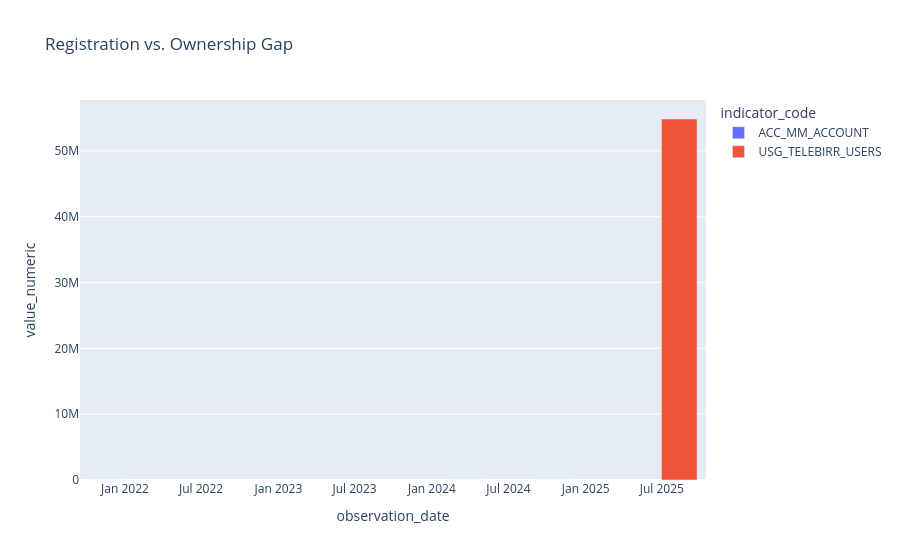

The code cell stored with this chart in its notebook:
### Markdown cell above
2. Usage Gap Analysis: Registered vs. Active
This section examines the discrepancy between administrative registration counts (Telebirr/M-Pesa) and survey-reported active usage.

### Code cell
# Comparing Registered Users (Admin Data) vs. Active/Ownership (Findex)
usage_codes = ['USG_TELEBIRR_USERS', 'ACC_MM_ACCOUNT']
usage_comparison = df[df['indicator_code'].isin(usage_codes)].sort_values('observation_date')

# We convert Telebirr Millions to Percent of Adult Pop (~70M adults) for comparison
pop_adult = 70.0 
usage_comparison.loc[usage_comparison['indicator_code'] == 'USG_TELEBIRR_USERS', 'comparable_pct'] = \
    (usage_comparison['value_numeric'] / pop_adult) * 100

fig = px.bar(usage_comparison, x='observation_date', y='value_numeric', color='indicator_code',
             title="Registration vs. Ownership Gap", barmode='group')
fig.show()

### Figure 1 — Plotly figure (JSON) as saved in the notebook; plotly's stock layout.template omitted (floating-point values rounded to 4 significant figures)
{"data": [{"alignmentgroup": "True", "hovertemplate": "indicator_code=ACC_MM_ACCOUNT<br>observation_date=%{x}<br>value_numeric=%{y}<extra></extra>", "legendgroup": "ACC_MM_ACCOUNT", "marker": {"color": "#636efa", "pattern": {"shape": ""}}, "name": "ACC_MM_ACCOUNT", "offsetgroup": "ACC_MM_ACCOUNT", "orientation": "v", "showlegend": true, "textposition": "auto", "type": "bar", "x": ["2021-12-31T00:00:00.000000000", "2024-05-01T00:00:00.000000000", "2024-11-29T00:00:00.000000000"], "xaxis": "x", "y": [4.7, 54.0, 9.45], "yaxis": "y"}, {"alignmentgroup": "True", "hovertemplate": "indicator_code=USG_TELEBIRR_USERS<br>observation_date=%{x}<br>value_numeric=%{y}<extra></extra>", "legendgroup": "USG_TELEBIRR_USERS", "marker": {"color": "#EF553B", "pattern": {"shape": ""}}, "name": "USG_TELEBIRR_USERS", "offsetgroup": "USG_TELEBIRR_USERS", "orientation": "v", "showlegend": true, "textposition": "auto", "type": "bar", "x": ["2025-06-30T00:00:00.000000000"], "xaxis": "x", "y": [54840000.0], "yaxis": "y"}], "layout": {"barmode": "group", "legend": {"title": {"text": "indicator_code"}, "tracegroupgap": 0}, "title": {"text": "Registration vs. Ownership Gap"}, "xaxis": {"anchor": "y", "domain": [0, 1], "title": {"text": "observation_date"}}, "yaxis": {"anchor": "x", "domain": [0, 1], "title": {"text": "value_numeric"}}}}
